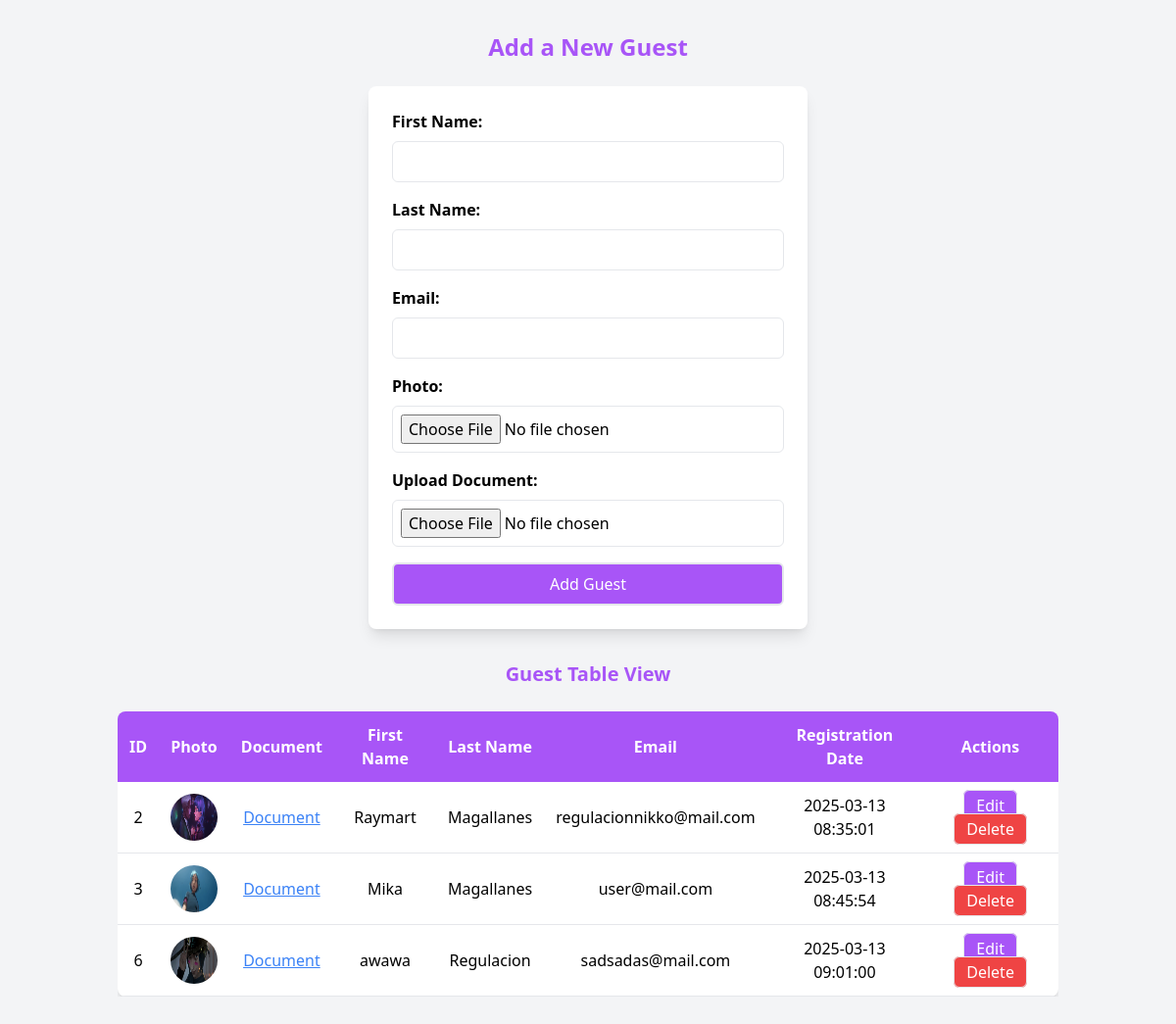
The page / on the database its author committed.
### tables this page shows
CREATE TABLE `guest_info` (
  `id` int(11) NOT NULL,
  `first_name` varchar(255) NOT NULL,
  `last_name` varchar(255) NOT NULL,
  `email` varchar(255) NOT NULL,
  `photo` varchar(255) DEFAULT NULL,
  `document` varchar(255) DEFAULT NULL,
  `reg_date` timestamp NOT NULL DEFAULT current_timestamp()
);

### index.php (the view, shortened to what this page needs)
<?php
include 'database.php';
?>
<!DOCTYPE html>
<html lang="en">
<head>
    <script src="https://cdn.tailwindcss.com"></script>
</head>
<body class="bg-gray-100">
    <div class="container mx-auto p-8">
        <h1 class="text-2xl font-bold text-center mb-6 text-purple-500">Add a New Guest</h1>
        <form method="post" action="" enctype="multipart/form-data" class="max-w-md mx-auto bg-white p-6 rounded-lg shadow-lg">
            <label class="block mb-2 font-semibold">First Name:</label>
            <input type="text" name="first_name" required class="w-full p-2 border focus:border-purple-500 focus:ring-purple-500 rounded-md mb-4">
            <label class="block mb-2 font-semibold">Last Name:</label>
            <input type="text" name="last_name" required class="w-full p-2 border rounded-md mb-4">
            <label class="block mb-2 font-semibold">Email:</label>
            <input type="email" name="email" required class="w-full p-2 border rounded-md mb-4">
            <label class="block mb-2 font-semibold">Photo:</label>
            <input type="file" name="photo" class="w-full p-2 border rounded-md mb-4">
            <label class="block mb-2 font-semibold">Upload Document:</label>
            <input type="file" name="document" class="w-full p-2 border rounded-md mb-4">
            <button type="submit" name="add" class="w-full bg-purple-500 text-white py-2 rounded-md hover:bg-white hover:text-purple-500 border border-2 hover:border-purple-500 transition">
                Add Guest
            </button>
        </form>
        <h2 class="text-xl font-semibold text-center mt-8 text-purple-500">Guest Table View</h2>
        <div class="mt-6 overflow-x-auto">
            <table class="w-full max-w-7xl mx-auto bg-white shadow-md rounded-lg overflow-hidden">
                <thead class="bg-purple-500 text-white">
                    <tr>
                        <th class="p-3">ID</th>
                        <th class="p-3">Photo</th>
                        <th class="p-3">Document</th>
                        <th class="p-3">First Name</th>
                        <th class="p-3">Last Name</th>
                        <th class="p-3">Email</th>
                        <th class="p-3">Registration Date</th>
                        <th class="p-3">Actions</th>
                    </tr>
                </thead>
                <tbody>
                    <?php
                    $sql = "SELECT id, first_name, last_name, email, reg_date, photo, document FROM guest_info";
                    $result = $conn->query($sql);
                    if ($result->num_rows > 0) {
                        while ($row = $result->fetch_assoc()) {
                            echo "<tr class='border-b hover:bg-gray-100 transition'>
                                <td class='p-3 text-center'>{$row['id']}</td>
                                <td class='p-3 text-center'>";
                            if (!empty($row['photo'])) {
                                echo "<img src='{$row['photo']}' alt='Guest Photo' class='w-12 h-12 rounded-full mx-auto'>";
                            } else {
                                echo "<span class='text-gray-500'>No photo</span>";
                            }
                            echo "</td>
                                <td class='p-3 text-center'>";
                            if (!empty($row['document'])) {
                                echo "<a href='{$row['document']}' class='text-blue-500 underline' target='_blank'>Document</a>";
                            } else {
                                echo "<span class='text-gray-500'>No document</span>";
                            }
                            echo "</td>
                                <td class='p-3 text-center'>{$row['first_name']}</td>
                                <td class='p-3 text-center'>{$row['last_name']}</td>
                                <td class='p-3 text-center'>{$row['email']}</td>
                                <td class='p-3 text-center'>{$row['reg_date']}</td>
                                <td class='p-3 text-center'>
                                    <a href='edit.php?edit_id={$row['id']}' class='bg-purple-500 text-white px-3 py-1 rounded-md hover:bg-white hover:text-purple-500 border border-1 hover:border-purple-500 transition'>Edit</a>
                                    <a href='delete.php?delete_id={$row['id']}' class='bg-red-500 text-white px-3 py-1 rounded-md hover:bg-white hover:text-red-500 border border-1 hover:border-red-500 transition' onclick='return confirm(\"Are you sure you want to delete?\")'>Delete</a>
                                </td>
                              </tr>";
                        }
                    } else {
                        echo "<tr><td colspan='8' class='text-center p-4 text-gray-500'>No guests found.</td></tr>";
                    }
                    ?>
                </tbody>
            </table>
        </div>
    </div>
</body>
</html>

### rows shown on the page
guest_info: id "2", photo (picture), first_name "Raymart", last_name "Magallanes", email "regulacionnikko@mail.com", reg_date "2025-03-13 08:35:01"
guest_info: id "3", photo (picture), first_name "Mika", last_name "Magallanes", email "user@mail.com", reg_date "2025-03-13 08:45:54"
guest_info: id "6", photo (picture), first_name "awawa", last_name "Regulacion", email "sadsadas@mail.com", reg_date "2025-03-13 09:01:00"
